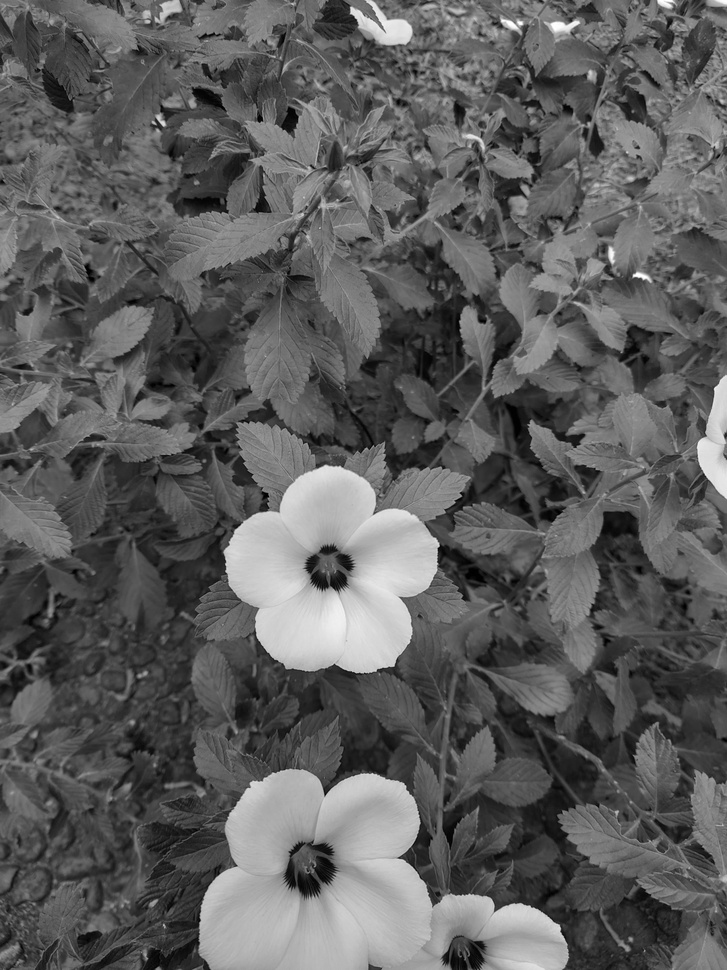
#> input picture grayscale.jpeg, 727 x 970 px, shrunk from 3000 x 4000 before the run
$ jupyter execute 'Pengurangan citra.ipynb'
#> lines starting #> are read from the running program, lines starting #| are printed output that depends on the picture
[cell 1]
import cv2
import numpy as np

# Membaca gambar
img1 = cv2.imread('grayscale.jpeg', 0)
#> img1 is the input picture: shape (970, 727); min 0, max 255, mean 93.4
img2 = cv2.imread('grayscale2.jpeg', 0)
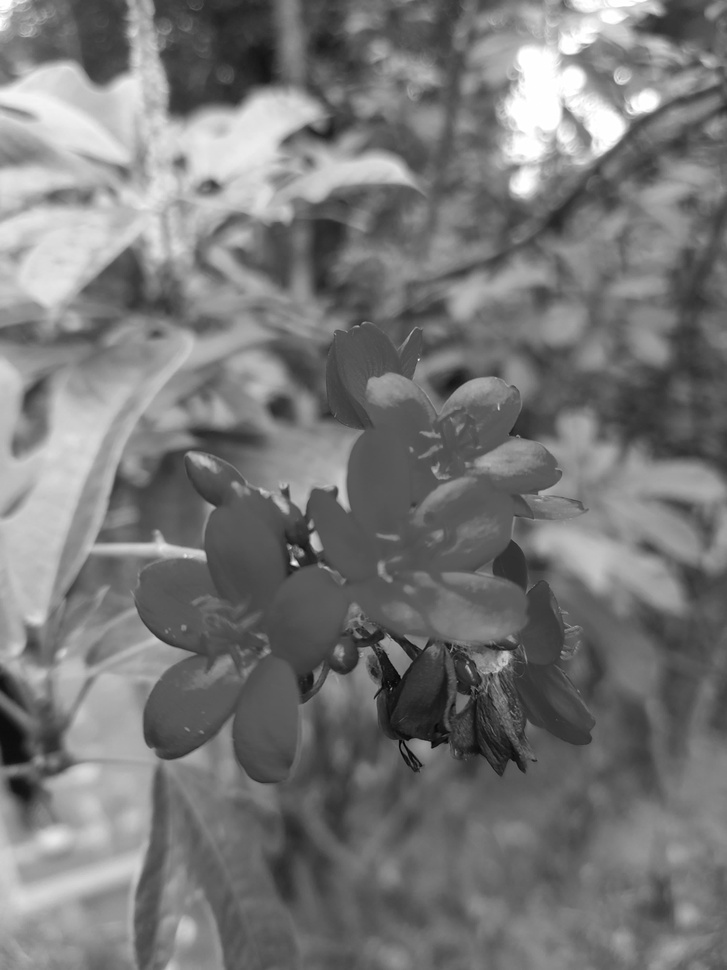
#> input picture grayscale2.jpeg, 727 x 970 px, shrunk from 3000 x 4000 before the run
#> img2 is the input picture: shape (970, 727); min 0, max 255, mean 119.6

#Melakukan operasi pengurangan
img_diff = cv2.subtract(img1, img2)
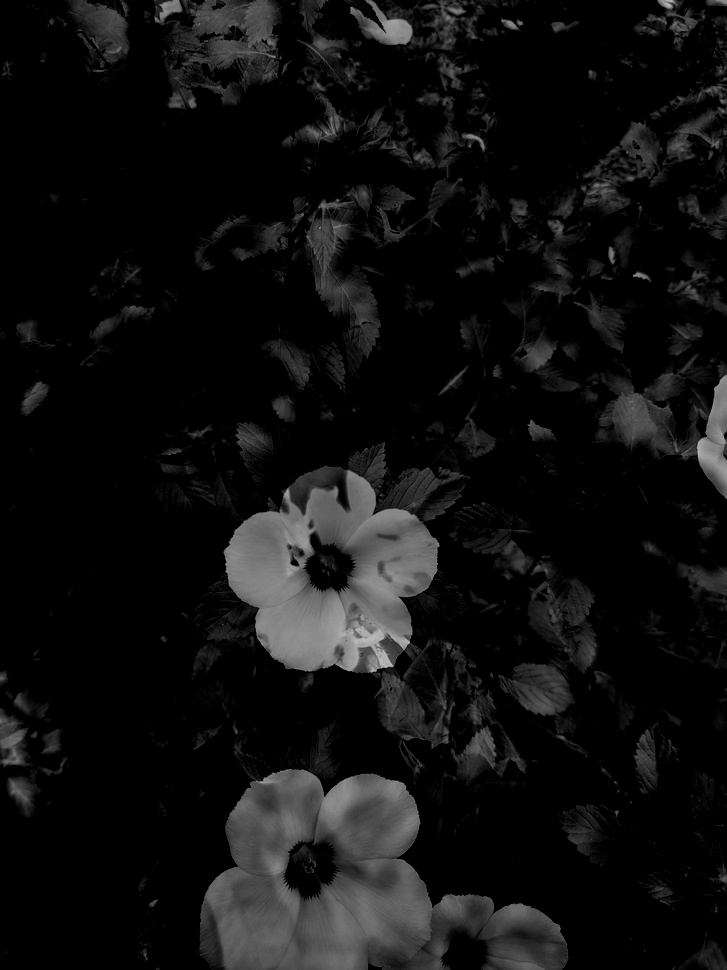
#> img_diff: shape (970, 727); min 0, max 195, mean 16.3

# Menampilkan hasil
cv2.imshow('Hasil Pengurangan', img_diff)
cv2.waitKey(0)
cv2.destroyAllWindows()
